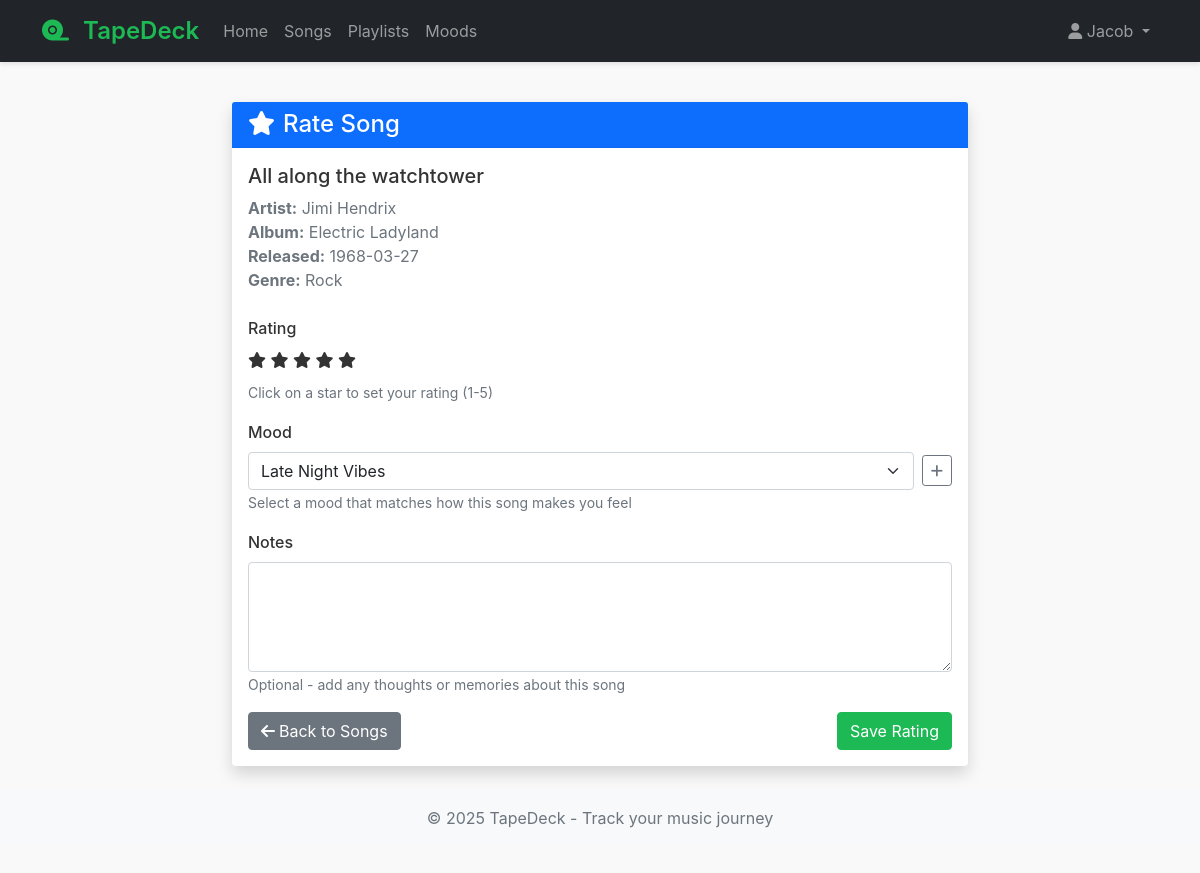
Screenshot of /songs/2/rate (signed in) with the database file from the repository.
### models.py (models this page shows, shortened)
class User(UserMixin, db.Model):
    __tablename__ = 'user'
    user_id = db.Column(db.Integer, primary_key=True)
    email = db.Column(db.String(120), unique=True, nullable=False)
    username = db.Column(db.String(80), unique=True, nullable=False)
    password_hash = db.Column(db.String(128))
    ratings = db.relationship('SongRating', backref='user', lazy=True)
    playlists = db.relationship('Playlist', secondary=playlist_manager, backref=db.backref('users', lazy='dynamic'))
    moods = db.relationship('Mood', backref='user', lazy=True)

class Song(db.Model):
    __tablename__ = 'song'
    song_id = db.Column(db.Integer, primary_key=True)
    song_name = db.Column(db.String(100), nullable=False)
    release_date = db.Column(db.String(20))
    album_id = db.Column(db.Integer, db.ForeignKey('album.album_id'))
    artist_id = db.Column(db.Integer, db.ForeignKey('artist.artist_id'), nullable=False)
    genre = db.Column(db.String(50))  # Added genre for filtering requirement
    ratings = db.relationship('SongRating', backref='song', lazy=True)
    playlists = db.relationship('Playlist', secondary=playlist_songs, backref=db.backref('songs', lazy='dynamic'))

class Artist(db.Model):
    __tablename__ = 'artist'
    artist_id = db.Column(db.Integer, primary_key=True)
    artist_name = db.Column(db.String(100), nullable=False)
    songs = db.relationship('Song', backref='artist', lazy=True)

class Album(db.Model):
    __tablename__ = 'album'
    album_id = db.Column(db.Integer, primary_key=True)
    album_name = db.Column(db.String(100), nullable=False)
    songs = db.relationship('Song', backref='album', lazy=True)

### routes.py (the view, shortened to what this page needs)
@bp.route('/songs/<int:song_id>/rate', methods=['GET', 'POST'])
@login_required
def rate_song(song_id):
    song = Song.query.get_or_404(song_id)
    rating = SongRating.query.filter_by(user_id=current_user.user_id, song_id=song_id).first()
    form = SongRatingForm()
    form.mood_id.choices = [(m.mood_id, m.mood) for m in Mood.query.filter_by(user_id=current_user.user_id).all()]
    form.mood_id.choices.insert(0, (0, 'No Mood'))
    if request.method == 'GET':
        if rating:
            form.rating.data = rating.rating
            form.mood_id.data = rating.mood_id if rating.mood_id else 0  # Default to 0 if no mood
            form.notes.data = rating.notes
    return render_template('rate_song.html', form=form, song=song)

### forms.py
class SongRatingForm(FlaskForm):
    rating = FloatField('Rating (1-5)', validators=[DataRequired(), NumberRange(min=1, max=5)])
    mood_id = SelectField('Mood', coerce=int, validators=[Optional()])  # Keep the coerce=int
    notes = TextAreaField('Notes', validators=[Optional()])
    submit = SubmitField('Save Rating')

### app.py (called while the page is built)
def create_app(config_class=Config):
    app = Flask(__name__)
    app.config.from_object(config_class)
    app.jinja_env.globals.update(enumerate=enumerate)
    db.init_app(app)
    login_manager = LoginManager()
    login_manager.login_view = 'routes.login'
    login_manager.login_message_category = 'info'
    login_manager.init_app(app)
    @login_manager.user_loader
    def load_user(user_id):
        return User.query.get(int(user_id))
    app.register_blueprint(routes_bp)
    with app.app_context():
        db.create_all()
    return app

### templates/rate_song.html (shortened to what this page needs)
{% extends "base.html" %}
{% block content %}
<div class="row justify-content-center">
    <div class="col-md-8">
        <div class="card shadow">
            <div class="card-header bg-primary text-white">
                <h4 class="mb-0">
                    <i class="fas fa-star me-2"></i>Rate Song
                </h4>
            </div>
            <div class="card-body">
                <div class="mb-4">
                    <h5>{{ song.song_name }}</h5>
                    <p class="text-muted mb-0">
                        <strong>Artist:</strong> {{ song.artist.artist_name }}
                        {% if song.album %}
                            <br><strong>Album:</strong> {{ song.album.album_name }}
                        {% endif %}
                        {% if song.release_date %}
                            <br><strong>Released:</strong> {{ song.release_date }}
                        {% endif %}
                        {% if song.genre %}
                            <br><strong>Genre:</strong> {{ song.genre }}
                        {% endif %}
                    </p>
                </div>
                <form id="song-rating-form" method="POST" action="{{ url_for('routes.rate_song', song_id=song.song_id) }}">
                    <div class="mb-3">
                        <label class="form-label">Rating</label>
                        <div class="star-rating-input mb-2">
                            <i class="far fa-star" data-value="1"></i>
                            <i class="far fa-star" data-value="2"></i>
                            <i class="far fa-star" data-value="3"></i>
                            <i class="far fa-star" data-value="4"></i>
                            <i class="far fa-star" data-value="5"></i>
                        </div>
                        <small class="text-muted">Click on a star to set your rating (1-5)</small>
                    </div>
                    <div class="mb-3">
                        {{ form.mood_id.label(class="form-label") }}
                        <div class="d-flex align-items-center">
                            {{ form.mood_id(class="form-select" + (" is-invalid" if form.mood_id.errors else "")) }}
                            <a href="#" id="new-mood-link" class="btn btn-sm btn-outline-secondary ms-2" title="Add New Mood">
                                <i class="fas fa-plus"></i>
                            </a>
                        </div>
                        <small class="text-muted">Select a mood that matches how this song makes you feel</small>
                    </div>
                    <div class="mb-3 mt-3">
                        {{ form.notes.label(class="form-label") }}
                        {{ form.notes(class="form-control" + (" is-invalid" if form.notes.errors else ""), rows=4) }}
                        <small class="text-muted">Optional - add any thoughts or memories about this song</small>
                    </div>
                    <div class="d-flex justify-content-between">
                        <a href="{{ url_for('routes.songs') }}" class="btn btn-secondary">
                            <i class="fas fa-arrow-left me-1"></i>Back to Songs
                        </a>
                        <button type="submit" id="save-rating-btn" class="btn btn-primary">
                            Save Rating
                        </button>
                    </div>
                </form>
            </div>
        </div>
    </div>
</div>
{% endblock %}

### templates/base.html (shortened to what this page needs)
<!DOCTYPE html>
<html lang="en">
<head>
    <link href="https://cdn.jsdelivr.net/npm/bootstrap@5.1.3/dist/css/bootstrap.min.css" rel="stylesheet">
    <link rel="stylesheet" href="https://cdnjs.cloudflare.com/ajax/libs/font-awesome/6.0.0-beta3/css/all.min.css">
    <link rel="stylesheet" href="{{ url_for('static', filename='css/style.css') }}">
</head>
<body>
    <nav class="navbar navbar-expand-lg navbar-dark bg-dark">
        <div class="container">
            <a class="navbar-brand" href="{{ url_for('routes.home') }}">
                <i class="fas fa-tape"></i> {{ config.APP_NAME }}
            </a>
            <div class="collapse navbar-collapse" id="navbarNav">
                <ul class="navbar-nav me-auto">
                    {% if current_user.is_authenticated %}
                        <li class="nav-item">
                            <a class="nav-link" href="{{ url_for('routes.home') }}">Home</a>
                        </li>
                        <li class="nav-item">
                            <a class="nav-link" href="{{ url_for('routes.songs') }}">Songs</a>
                        </li>
                        <li class="nav-item">
                            <a class="nav-link" href="{{ url_for('routes.playlists') }}">Playlists</a>
                        </li>
                        <li class="nav-item">
                            <a class="nav-link" href="{{ url_for('routes.moods') }}">Moods</a>
                        </li>
                    {% endif %}
                </ul>
                <ul class="navbar-nav">
                    {% if current_user.is_authenticated %}
                        <li class="nav-item dropdown">
                            <a class="nav-link dropdown-toggle" href="#" id="userDropdown" role="button" data-bs-toggle="dropdown">
                                <i class="fas fa-user"></i> {{ current_user.username }}
                            </a>
                        </li>
                    {% endif %}
                </ul>
            </div>
        </div>
    </nav>
    <main class="container py-4">
        {% block content %}{% endblock %}
    </main>
    <footer class="footer mt-auto py-3 bg-light">
        <div class="container text-center">
            <span class="text-muted">© 2025 {{ config.APP_NAME }} - Track your music journey</span>
        </div>
    </footer>
</body>
</html>

### static/css/style.css (style rules this page uses)
:root { --primary-color: #1DB954; --primary-dark: #1AA34A; --secondary-color: #191414; --accent-color: #FF6B6B; --light-bg: #f8f9fa; --card-shadow: 0 4px 6px rgba(0, 0, 0, 0.1); --text-muted: #6c757d; }
body { font-family: 'Inter', -apple-system, BlinkMacSystemFont, 'Segoe UI', Roboto, Oxygen, Ubuntu, Cantarell, sans-serif; background-color: #f9f9f9; color: #333; padding-bottom: 2rem; }
.btn-primary { background-color: var(--primary-color); border-color: var(--primary-color); }
.navbar { box-shadow: 0 2px 5px rgba(0, 0, 0, 0.1); background-color: #fff; }
.navbar-brand { font-weight: 600; font-size: 1.5rem; color: var(--primary-color) !important; }
.navbar-brand i { margin-right: 0.5rem; }
.form-label { font-weight: 500; }
.card { border: none; box-shadow: var(--card-shadow); transition: transform 0.2s ease-in-out; }
.card-header { background-color: #fff; border-bottom: 1px solid rgba(0, 0, 0, 0.05); }

### rows the page displays
User: username "Jacob"
Song: song_name "All along the watchtower", release_date "1968-03-27", genre "Rock"
Artist: artist.artist_name "Jimi Hendrix"
Album: album.album_name "Electric Ladyland"

### other values shown
{{ config.APP_NAME }} "TapeDeck"
